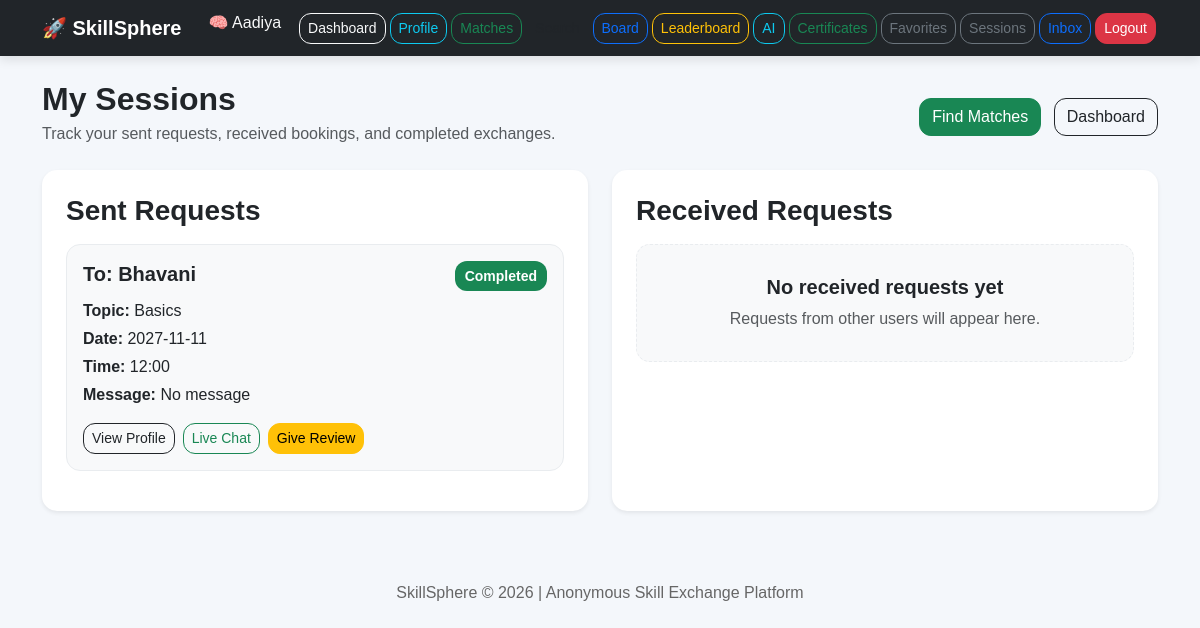
Page /my-sessions (signed in) on the committed database.
### app.py (models this page shows)
class User(UserMixin, db.Model):
    id = db.Column(db.Integer, primary_key=True)
    anonymous_name = db.Column(db.String(100), unique=True, nullable=False)
    email = db.Column(db.String(120), unique=True, nullable=False)
    password = db.Column(db.String(255), nullable=False)
    skills_offered = db.Column(db.Text, nullable=True)
    skills_wanted = db.Column(db.Text, nullable=True)
    rating = db.Column(db.Float, default=0.0)
    completed_exchanges = db.Column(db.Integer, default=0)
    trust_score = db.Column(db.Integer, default=50)
    is_admin = db.Column(db.Boolean, default=False)
    avatar = db.Column(db.String(50), default='🧠')
    bio = db.Column(db.String(250), default='')
    badge = db.Column(db.String(100), default='New Explorer')

class SessionBooking(db.Model):
    id = db.Column(db.Integer, primary_key=True)
    sender_id = db.Column(db.Integer, db.ForeignKey('user.id'), nullable=False)
    receiver_id = db.Column(db.Integer, db.ForeignKey('user.id'), nullable=False)
    topic = db.Column(db.String(200), nullable=False)
    session_date = db.Column(db.String(20), nullable=False)
    session_time = db.Column(db.String(20), nullable=False)
    message = db.Column(db.Text, nullable=True)
    status = db.Column(db.String(20), default='Pending')
    created_at = db.Column(db.DateTime, default=datetime.utcnow)
    sender = db.relationship('User', foreign_keys=[sender_id], backref='sent_sessions')
    receiver = db.relationship('User', foreign_keys=[receiver_id], backref='received_sessions')

### app.py (the view)
@app.route('/my-sessions')
@login_required
def my_sessions():
    sent_sessions = SessionBooking.query.filter_by(sender_id=current_user.id).order_by(SessionBooking.created_at.desc()).all()
    received_sessions = SessionBooking.query.filter_by(receiver_id=current_user.id).order_by(SessionBooking.created_at.desc()).all()
    return render_template(
        'my_sessions.html',
        sent_sessions=sent_sessions,
        received_sessions=received_sessions
    )

### app.py (called while the page is built)
@login_manager.user_loader
def load_user(user_id):
    return User.query.get(int(user_id))

### templates/my_sessions.html (shortened to what this page needs)
{% extends 'base.html' %}
{% block content %}
<div class="d-flex justify-content-between align-items-center flex-wrap mb-4">
    <div>
        <h2 class="fw-bold mb-1">My Sessions</h2>
        <p class="text-muted mb-0">Track your sent requests, received bookings, and completed exchanges.</p>
    </div>
    <div class="mt-2">
        <a href="{{ url_for('matches') }}" class="btn btn-success me-2">Find Matches</a>
        <a href="{{ url_for('dashboard') }}" class="btn btn-outline-dark">Dashboard</a>
    </div>
</div>
<div class="row g-4">
    <div class="col-lg-6">
        <div class="card shadow-sm border-0 p-4 h-100">
            <h3 class="mb-3 fw-semibold">Sent Requests</h3>
            {% if sent_sessions %}
                {% for session in sent_sessions %}
                    <div class="session-card mb-3">
                        <div class="d-flex justify-content-between align-items-center flex-wrap mb-2">
                            <h5 class="mb-1">To: {{ session.receiver.anonymous_name }}</h5>
                            <span class="badge
                                {% if session.status == 'Pending' %}bg-warning text-dark
                                {% elif session.status == 'Accepted' %}bg-primary
                                {% elif session.status == 'Completed' %}bg-success
                                {% elif session.status == 'Rejected' %}bg-danger
                                {% else %}bg-secondary{% endif %}">
                                {{ session.status }}
                            </span>
                        </div>
                        <p class="mb-1"><strong>Topic:</strong> {{ session.topic }}</p>
                        <p class="mb-1"><strong>Date:</strong> {{ session.session_date }}</p>
                        <p class="mb-1"><strong>Time:</strong> {{ session.session_time }}</p>
                        <p class="mb-3"><strong>Message:</strong> {{ session.message if session.message else 'No message' }}</p>
                        <div class="d-flex flex-wrap gap-2">
                            <a href="{{ url_for('view_user', user_id=session.receiver.id) }}" class="btn btn-outline-dark btn-sm">View Profile</a>
                            <a href="{{ url_for('chat', user_id=session.receiver.id) }}" class="btn btn-outline-success btn-sm">Live Chat</a>
                            {% if session.status == 'Completed' %}
                                <a href="{{ url_for('give_review', session_id=session.id, reviewee_id=session.receiver.id) }}"
                                   class="btn btn-warning btn-sm">
                                   Give Review
                                </a>
                            {% endif %}
                        </div>
                    </div>
                {% endfor %}
            {% else %}
                <div class="empty-box text-center">
                    <h5 class="fw-semibold">No sent requests yet</h5>
                    <p class="text-muted mb-3">Start by finding a skill match and booking a session.</p>
                    <a href="{{ url_for('matches') }}" class="btn btn-success btn-sm">Find Matches</a>
                </div>
            {% endif %}
        </div>
    </div>
    <div class="col-lg-6">
        <div class="card shadow-sm border-0 p-4 h-100">
            <h3 class="mb-3 fw-semibold">Received Requests</h3>
            {% if received_sessions %}
                {% for session in received_sessions %}
                    <div class="session-card mb-3">
                        <div class="d-flex justify-content-between align-items-center flex-wrap mb-2">
                            <h5 class="mb-1">From: {{ session.sender.anonymous_name }}</h5>
                            <span class="badge
                                {% if session.status == 'Pending' %}bg-warning text-dark
                                {% elif session.status == 'Accepted' %}bg-primary
                                {% elif session.status == 'Completed' %}bg-success
                                {% elif session.status == 'Rejected' %}bg-danger
                                {% else %}bg-secondary{% endif %}">
                                {{ session.status }}
                            </span>
                        </div>
                        <p class="mb-1"><strong>Topic:</strong> {{ session.topic }}</p>
                        <p class="mb-1"><strong>Date:</strong> {{ session.session_date }}</p>
                        <p class="mb-1"><strong>Time:</strong> {{ session.session_time }}</p>
                        <p class="mb-3"><strong>Message:</strong> {{ session.message if session.message else 'No message' }}</p>
                        <div class="d-flex flex-wrap gap-2">
                            <a href="{{ url_for('view_user', user_id=session.sender.id) }}" class="btn btn-outline-dark btn-sm">View Profile</a>
                            <a href="{{ url_for('chat', user_id=session.sender.id) }}" class="btn btn-outline-success btn-sm">Live Chat</a>
                            {% if session.status == 'Pending' %}
                                <a href="{{ url_for('update_session_status', session_id=session.id, new_status='Accepted') }}"
                                   class="btn btn-success btn-sm">
                                   Accept
                                </a>
                                <a href="{{ url_for('update_session_status', session_id=session.id, new_status='Rejected') }}"
                                   class="btn btn-danger btn-sm">
                                   Reject
                                </a>
                            {% elif session.status == 'Accepted' %}
                                <a href="{{ url_for('update_session_status', session_id=session.id, new_status='Completed') }}"
                                   class="btn btn-primary btn-sm">
                                   Mark Completed
                                </a>
                            {% elif session.status == 'Completed' %}
                                <a href="{{ url_for('give_review', session_id=session.id, reviewee_id=session.sender.id) }}"
                                   class="btn btn-warning btn-sm">
                                   Give Review
                                </a>
                            {% endif %}
                        </div>
                    </div>
                {% endfor %}
            {% else %}
                <div class="empty-box text-center">
                    <h5 class="fw-semibold">No received requests yet</h5>
                    <p class="text-muted mb-0">Requests from other users will appear here.</p>
                </div>
            {% endif %}
        </div>
    </div>
</div>
{% endblock %}

### templates/base.html (shortened to what this page needs)
<!DOCTYPE html>
<html lang="en">
<head>
    <link href="https://cdn.jsdelivr.net/npm/bootstrap@5.3.3/dist/css/bootstrap.min.css" rel="stylesheet">
    <link rel="stylesheet" href="{{ url_for('static', filename='style.css') }}">
</head>
<body>
<nav class="navbar navbar-expand-lg navbar-dark bg-dark">
    <div class="container d-flex justify-content-between">
        <a class="navbar-brand fw-bold" href="{{ url_for('index') }}">
            🚀 SkillSphere
        </a>
        <div class="d-flex flex-wrap justify-content-end">
            {% if current_user.is_authenticated %}
                <span class="text-light me-3">
                    {{ current_user.avatar }} {{ current_user.anonymous_name }}
                </span>
                <a class="btn btn-outline-light btn-sm nav-btn" href="{{ url_for('dashboard') }}">Dashboard</a>
                <a class="btn btn-outline-info btn-sm nav-btn" href="{{ url_for('profile') }}">Profile</a>
                <a class="btn btn-outline-success btn-sm nav-btn" href="{{ url_for('matches') }}">Matches</a>
                <a class="btn btn-outline-dark btn-sm nav-btn" href="{{ url_for('skill_search') }}">Search</a>
                <a class="btn btn-outline-primary btn-sm nav-btn" href="{{ url_for('board') }}">Board</a>
                <a class="btn btn-outline-warning btn-sm nav-btn" href="{{ url_for('leaderboard') }}">Leaderboard</a>
                <a class="btn btn-outline-info btn-sm nav-btn" href="{{ url_for('recommendations') }}">AI</a>
                <a class="btn btn-outline-success btn-sm nav-btn" href="{{ url_for('certificates') }}">Certificates</a>
                <a class="btn btn-outline-secondary btn-sm nav-btn" href="{{ url_for('favorites') }}">Favorites</a>
                <a class="btn btn-outline-secondary btn-sm nav-btn" href="{{ url_for('my_sessions') }}">Sessions</a>
                <a class="btn btn-outline-primary btn-sm nav-btn" href="{{ url_for('inbox') }}">Inbox</a>
                <a class="btn btn-danger btn-sm nav-btn" href="{{ url_for('logout') }}">Logout</a>
            {% else %}
                <a class="btn btn-outline-light btn-sm nav-btn" href="{{ url_for('login') }}">Login</a>
                <a class="btn btn-success btn-sm nav-btn" href="{{ url_for('register') }}">Register</a>
            {% endif %}
        </div>
    </div>
</nav>
<div class="container mt-4">
    {% block content %}{% endblock %}
</div>
<div class="footer">
    <p>SkillSphere © 2026 | Anonymous Skill Exchange Platform</p>
</div>
</body>
</html>

### static/style.css (style rules this page uses)
body { background: #f4f7fb; font-family: Arial, sans-serif; min-height: 100vh; }
h1, h2, h3, h4, h5 { font-weight: bold; }
.navbar { box-shadow: 0 4px 10px rgba(0, 0, 0, 0.1); }
.nav-btn { margin: 2px; }
.card { border-radius: 18px; border: none; box-shadow: 0 4px 12px rgba(0, 0, 0, 0.08); }
.form-control, .form-select, .btn { border-radius: 12px; }
.footer { margin-top: 50px; padding: 20px; text-align: center; color: #666; }
.badge { font-size: 14px; padding: 8px 10px; border-radius: 12px; }
.dashboard-card, .match-card, .recommendation-card, .skill-search-card, .board-card, .admin-stat-card, .review-card, .session-card, .message-card, .create-post-card, .register-card, .login-card, .leaderboard-item { transition: 0.3s ease; }
.match-section, .recommendation-section, .skill-box, .community-user-box, .empty-box, .review-card, .session-card, .message-card { background: #f8f9fa; border-radius: 14px; border: 1px solid #e9ecef; }
.review-card, .session-card, .message-card { padding: 16px; }
.empty-box { padding: 30px 20px; border-style: dashed; }

### templates/base.html (style rules this page uses)
body { background-color: #f4f7fb; }
.navbar { box-shadow: 0 4px 10px rgba(0,0,0,0.1); }
.nav-btn { margin: 2px; }
.card { border-radius: 15px; box-shadow: 0 4px 12px rgba(0,0,0,0.08); }
.footer { margin-top: 50px; padding: 20px; text-align: center; color: #666; }

### rows in the picture
User: avatar "🧠", anonymous_name "Aadiya"
SessionBooking: receiver.anonymous_name "Bhavani", status "Completed", topic "Basics", session_date "2027-11-11", session_time "12:00", message "No message"
